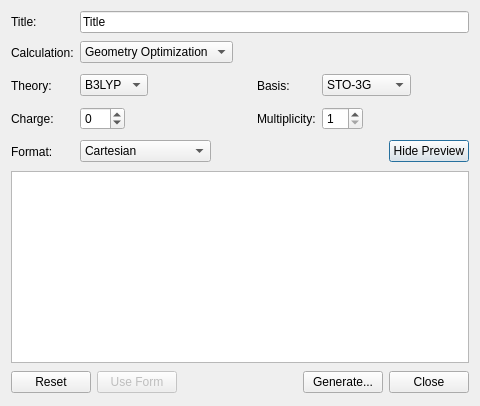
<?xml version="1.0" encoding="UTF-8"?>
<ui version="4.0">
 <class>NWChemInputDialog</class>
 <widget class="QDialog" name="NWChemInputDialog">
  <property name="geometry">
   <rect>
    <x>0</x>
    <y>0</y>
    <width>480</width>
    <height>395</height>
   </rect>
  </property>
  <property name="sizePolicy">
   <sizepolicy hsizetype="Preferred" vsizetype="Preferred">
    <horstretch>0</horstretch>
    <verstretch>0</verstretch>
   </sizepolicy>
  </property>
  <property name="windowTitle">
   <string>NWChem Input</string>
  </property>
  <layout class="QVBoxLayout" name="verticalLayout">
   <property name="sizeConstraint">
    <enum>QLayout::SetFixedSize</enum>
   </property>
   <item>
    <layout class="QGridLayout" name="gridLayout">
     <item row="0" column="0">
      <widget class="QLabel" name="label_7">
       <property name="text">
        <string>Title:</string>
       </property>
       <property name="buddy">
        <cstring>titleLine</cstring>
       </property>
      </widget>
     </item>
     <item row="0" column="1" colspan="3">
      <widget class="QLineEdit" name="titleLine">
       <property name="text">
        <string>Title</string>
       </property>
      </widget>
     </item>
     <item row="1" column="0">
      <widget class="QLabel" name="label">
       <property name="text">
        <string>Calculation:</string>
       </property>
       <property name="buddy">
        <cstring>calculationCombo</cstring>
       </property>
      </widget>
     </item>
     <item row="1" column="1">
      <layout class="QHBoxLayout" name="horizontalLayout">
       <item>
        <widget class="QComboBox" name="calculationCombo">
         <property name="currentIndex">
          <number>1</number>
         </property>
         <item>
          <property name="text">
           <string>Single Point Energy</string>
          </property>
         </item>
         <item>
          <property name="text">
           <string>Geometry Optimization</string>
          </property>
         </item>
         <item>
          <property name="text">
           <string>Frequencies</string>
          </property>
         </item>
        </widget>
       </item>
       <item>
        <spacer name="horizontalSpacer_2">
         <property name="orientation">
          <enum>Qt::Horizontal</enum>
         </property>
         <property name="sizeHint" stdset="0">
          <size>
           <width>18</width>
           <height>27</height>
          </size>
         </property>
        </spacer>
       </item>
      </layout>
     </item>
     <item row="1" column="3">
      <layout class="QHBoxLayout" name="horizontalLayout_5">
       <item>
        <spacer name="horizontalSpacer_5">
         <property name="orientation">
          <enum>Qt::Horizontal</enum>
         </property>
         <property name="sizeHint" stdset="0">
          <size>
           <width>58</width>
           <height>26</height>
          </size>
         </property>
        </spacer>
       </item>
      </layout>
     </item>
     <item row="2" column="0">
      <widget class="QLabel" name="label_2">
       <property name="text">
        <string>Theory:</string>
       </property>
       <property name="buddy">
        <cstring>theoryCombo</cstring>
       </property>
      </widget>
     </item>
     <item row="2" column="1">
      <layout class="QHBoxLayout" name="horizontalLayout_2">
       <item>
        <widget class="QComboBox" name="theoryCombo">
         <property name="editable">
          <bool>false</bool>
         </property>
         <property name="currentIndex">
          <number>2</number>
         </property>
         <item>
          <property name="text">
           <string>HF</string>
          </property>
         </item>
         <item>
          <property name="text">
           <string>MP2</string>
          </property>
         </item>
         <item>
          <property name="text">
           <string>B3LYP</string>
          </property>
         </item>
         <item>
          <property name="text">
           <string>CCSD</string>
          </property>
         </item>
        </widget>
       </item>
       <item>
        <spacer name="horizontalSpacer_3">
         <property name="orientation">
          <enum>Qt::Horizontal</enum>
         </property>
         <property name="sizeHint" stdset="0">
          <size>
           <width>58</width>
           <height>27</height>
          </size>
         </property>
        </spacer>
       </item>
      </layout>
     </item>
     <item row="2" column="2">
      <widget class="QLabel" name="label_5">
       <property name="text">
        <string>Basis:</string>
       </property>
       <property name="buddy">
        <cstring>basisCombo</cstring>
       </property>
      </widget>
     </item>
     <item row="2" column="3">
      <layout class="QHBoxLayout" name="horizontalLayout_6">
       <item>
        <widget class="QComboBox" name="basisCombo">
         <property name="currentIndex">
          <number>0</number>
         </property>
         <item>
          <property name="text">
           <string>STO-3G</string>
          </property>
         </item>
         <item>
          <property name="text">
           <string>3-21G</string>
          </property>
         </item>
         <item>
          <property name="text">
           <string>6-31G(d)</string>
          </property>
         </item>
         <item>
          <property name="text">
           <string>6-31G(d,p)</string>
          </property>
         </item>
         <item>
          <property name="text">
           <string>6-31+G(d)</string>
          </property>
         </item>
         <item>
          <property name="text">
           <string>6-311G(d)</string>
          </property>
         </item>
         <item>
          <property name="text">
           <string>cc-pVDZ</string>
          </property>
         </item>
         <item>
          <property name="text">
           <string>cc-pVTZ</string>
          </property>
         </item>
         <item>
          <property name="text">
           <string>LANL2DZ</string>
          </property>
         </item>
        </widget>
       </item>
       <item>
        <spacer name="horizontalSpacer_6">
         <property name="orientation">
          <enum>Qt::Horizontal</enum>
         </property>
         <property name="sizeHint" stdset="0">
          <size>
           <width>58</width>
           <height>26</height>
          </size>
         </property>
        </spacer>
       </item>
      </layout>
     </item>
     <item row="3" column="0">
      <widget class="QLabel" name="label_3">
       <property name="text">
        <string>Charge:</string>
       </property>
       <property name="buddy">
        <cstring>chargeSpin</cstring>
       </property>
      </widget>
     </item>
     <item row="3" column="1">
      <layout class="QHBoxLayout" name="horizontalLayout_4">
       <item>
        <widget class="QSpinBox" name="chargeSpin">
         <property name="minimum">
          <number>-99</number>
         </property>
         <property name="value">
          <number>0</number>
         </property>
        </widget>
       </item>
       <item>
        <spacer name="horizontalSpacer_4">
         <property name="orientation">
          <enum>Qt::Horizontal</enum>
         </property>
         <property name="sizeHint" stdset="0">
          <size>
           <width>58</width>
           <height>27</height>
          </size>
         </property>
        </spacer>
       </item>
      </layout>
     </item>
     <item row="3" column="2">
      <widget class="QLabel" name="label_6">
       <property name="text">
        <string>Multiplicity:</string>
       </property>
       <property name="buddy">
        <cstring>multiplicitySpin</cstring>
       </property>
      </widget>
     </item>
     <item row="3" column="3">
      <layout class="QHBoxLayout" name="horizontalLayout_7">
       <item>
        <widget class="QSpinBox" name="multiplicitySpin">
         <property name="minimum">
          <number>1</number>
         </property>
         <property name="value">
          <number>1</number>
         </property>
        </widget>
       </item>
       <item>
        <spacer name="horizontalSpacer_7">
         <property name="orientation">
          <enum>Qt::Horizontal</enum>
         </property>
         <property name="sizeHint" stdset="0">
          <size>
           <width>58</width>
           <height>26</height>
          </size>
         </property>
        </spacer>
       </item>
      </layout>
     </item>
     <item row="4" column="0">
      <widget class="QLabel" name="label_10">
       <property name="text">
        <string>Format:</string>
       </property>
       <property name="buddy">
        <cstring>coordCombo</cstring>
       </property>
      </widget>
     </item>
     <item row="4" column="1">
      <layout class="QHBoxLayout" name="horizontalLayout_9">
       <item>
        <widget class="QComboBox" name="coordCombo">
         <property name="enabled">
          <bool>true</bool>
         </property>
         <property name="currentIndex">
          <number>0</number>
         </property>
         <item>
          <property name="text">
           <string>Cartesian</string>
          </property>
         </item>
         <item>
          <property name="text">
           <string>Z-matrix</string>
          </property>
         </item>
         <item>
          <property name="text">
           <string>Z-matrix (compact)</string>
          </property>
         </item>
        </widget>
       </item>
       <item>
        <spacer name="horizontalSpacer_9">
         <property name="orientation">
          <enum>Qt::Horizontal</enum>
         </property>
         <property name="sizeHint" stdset="0">
          <size>
           <width>18</width>
           <height>27</height>
          </size>
         </property>
        </spacer>
       </item>
      </layout>
     </item>
     <item row="4" column="3">
      <layout class="QHBoxLayout" name="horizontalLayout_10">
       <item>
        <spacer name="horizontalSpacer_8">
         <property name="orientation">
          <enum>Qt::Horizontal</enum>
         </property>
         <property name="sizeHint" stdset="0">
          <size>
           <width>18</width>
           <height>26</height>
          </size>
         </property>
        </spacer>
       </item>
       <item>
        <widget class="QPushButton" name="moreButton">
         <property name="sizePolicy">
          <sizepolicy hsizetype="Fixed" vsizetype="Fixed">
           <horstretch>0</horstretch>
           <verstretch>0</verstretch>
          </sizepolicy>
         </property>
         <property name="text">
          <string>Hide Preview</string>
         </property>
        </widget>
       </item>
      </layout>
     </item>
    </layout>
   </item>
   <item>
    <widget class="QTextEdit" name="previewText">
     <property name="enabled">
      <bool>true</bool>
     </property>
     <property name="readOnly">
      <bool>false</bool>
     </property>
     <property name="acceptRichText">
      <bool>false</bool>
     </property>
    </widget>
   </item>
   <item>
    <layout class="QHBoxLayout" name="horizontalLayout_3">
     <property name="sizeConstraint">
      <enum>QLayout::SetFixedSize</enum>
     </property>
     <item>
      <widget class="QPushButton" name="resetButton">
       <property name="text">
        <string>Reset</string>
       </property>
      </widget>
     </item>
     <item>
      <widget class="QPushButton" name="enableFormButton">
       <property name="enabled">
        <bool>false</bool>
       </property>
       <property name="text">
        <string>Use Form</string>
       </property>
      </widget>
     </item>
     <item>
      <spacer name="horizontalSpacer">
       <property name="orientation">
        <enum>Qt::Horizontal</enum>
       </property>
       <property name="sizeHint" stdset="0">
        <size>
         <width>48</width>
         <height>26</height>
        </size>
       </property>
      </spacer>
     </item>
     <item>
      <widget class="QPushButton" name="generateButton">
       <property name="text">
        <string>Generate...</string>
       </property>
      </widget>
     </item>
     <item>
      <widget class="QPushButton" name="closeButton">
       <property name="text">
        <string>Close</string>
       </property>
      </widget>
     </item>
    </layout>
   </item>
  </layout>
 </widget>
 <tabstops>
  <tabstop>titleLine</tabstop>
  <tabstop>calculationCombo</tabstop>
  <tabstop>theoryCombo</tabstop>
  <tabstop>basisCombo</tabstop>
  <tabstop>chargeSpin</tabstop>
  <tabstop>multiplicitySpin</tabstop>
  <tabstop>coordCombo</tabstop>
  <tabstop>moreButton</tabstop>
  <tabstop>previewText</tabstop>
  <tabstop>generateButton</tabstop>
  <tabstop>closeButton</tabstop>
  <tabstop>resetButton</tabstop>
  <tabstop>enableFormButton</tabstop>
 </tabstops>
 <resources/>
 <connections>
  <connection>
   <sender>closeButton</sender>
   <signal>clicked()</signal>
   <receiver>NWChemInputDialog</receiver>
   <slot>close()</slot>
   <hints>
    <hint type="sourcelabel">
     <x>451</x>
     <y>411</y>
    </hint>
    <hint type="destinationlabel">
     <x>258</x>
     <y>243</y>
    </hint>
   </hints>
  </connection>
 </connections>
</ui>
